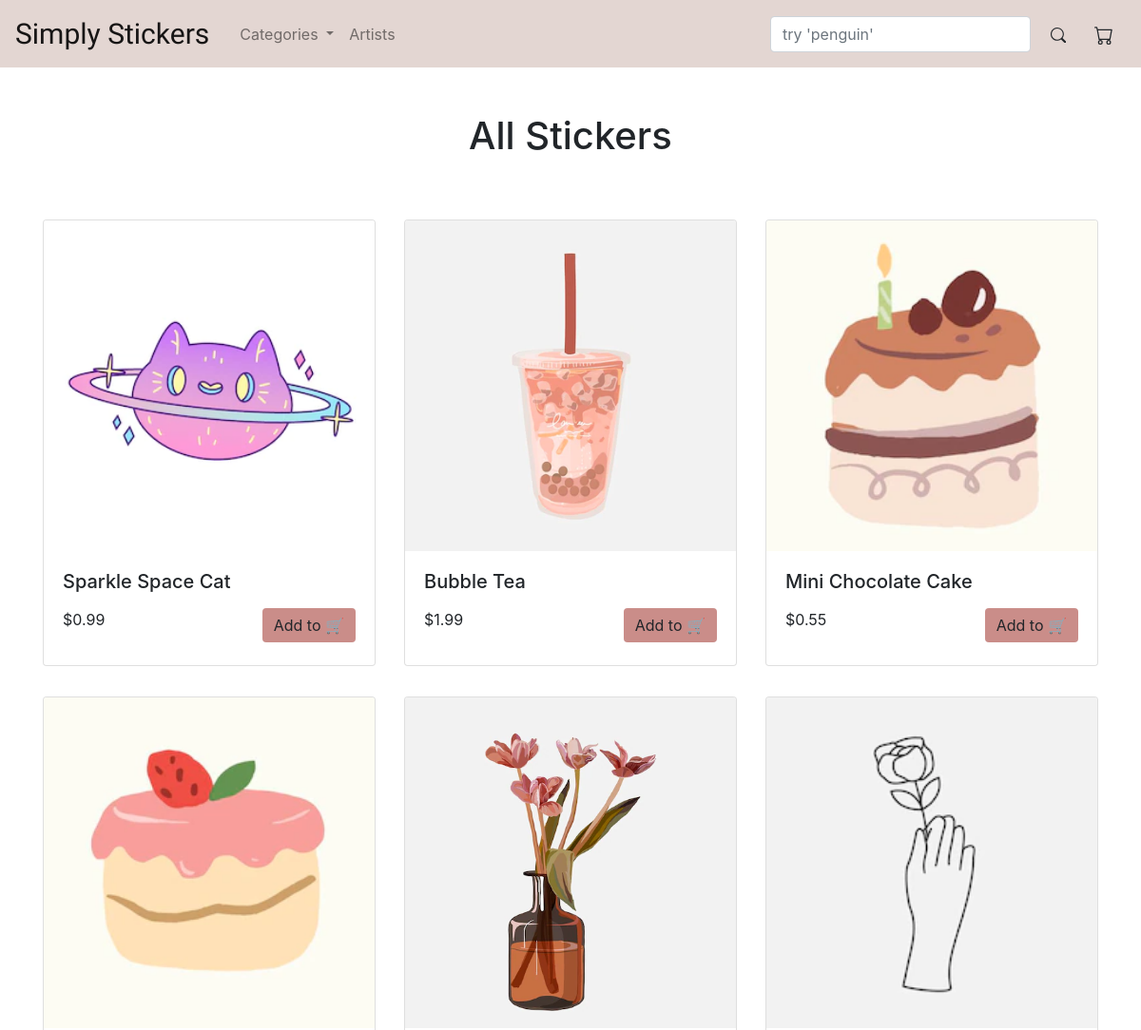
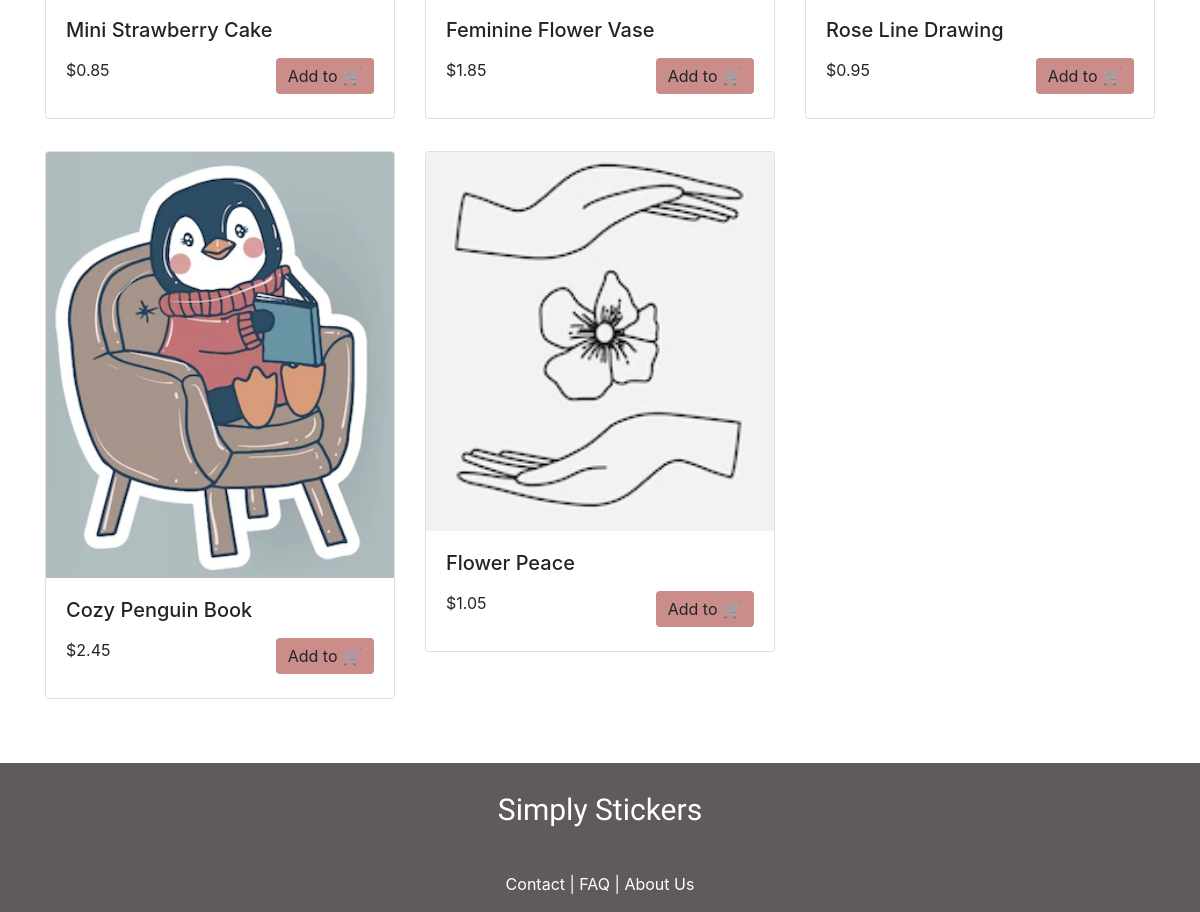
Screenshot of /all_stickers/ with the database file from the repository (2 pictures, top to bottom).
### sticker_store/models.py (models this page shows, shortened)
class Sticker(db.Model):
    __tablename__='stickers'
    id = db.Column(db.Integer, primary_key=True)
    name = db.Column(db.String(64),nullable=False)
    description = db.Column(db.String(500), nullable=False)
    image = db.Column(db.String(60), nullable=False)
    price = db.Column(db.Float, nullable=False)
    artist_id = db.Column(db.Integer, db.ForeignKey('artists.id'))
    shiny = db.Column(db.Boolean)
    puffy = db.Column(db.Boolean)
    category = db.Column(db.String(64))
    alt = db.Column(db.String(64))

### sticker_store/views.py (the view)
@bp.route('/all_stickers/')
def all_stickers():
    stickers = Sticker.query.all()
    return render_template('all_stickers.html', stickers = stickers)

### sticker_store/templates/all_stickers.html (shortened to what this page needs)
{% extends 'base.html' %}
{% block head %}
<div class="container my-5 text-center">
    <h1>All Stickers</h1>
</div>
{% endblock %}
{% block main %}
<div class="container mb-5">
    <div class="row mb-5">
        {% for sticker in stickers%}
        <div class="col col-lg-4 my-3">
            <a href={{ url_for('main.sticker_listing') }} class="text-decoration-none text-reset">
                <div class="card">
                    <img class="card-img-top" src="{{url_for('static', filename='img/stickers/'+sticker.image)}}"
                        alt="{{ sticker.alt }}">
                    <div class="card-body">
                        <h5 class="card-title">{{sticker.name}}</h5>
                        <p>
                        <form action="{{ url_for('main.order') }}">
                            <input class="btn float-right d-inline-block" type="submit" value="Add to &#128722;"
                                style="background-color: #CA8D89; border:#CA8D89">
                        </form>
                        </p>
                        <p class="card-text pb-3">${{sticker.price}}</p>
                    </div>
                </div>
            </a>
        </div>
        {% endfor %}
    </div>
</div>
{% endblock %}

### sticker_store/templates/base.html (shortened to what this page needs)
<!doctype html>
<html lang="en">
<head>
    <link rel="stylesheet" href="https://cdn.jsdelivr.net/npm/bootstrap@4.6.2/dist/css/bootstrap.min.css"
>
    <link rel="stylesheet" type="text/css" href={{url_for( 'static', filename='css/styles.css' )}}>
    <link rel="stylesheet" href="https://cdn.jsdelivr.net/npm/bootstrap-icons@1.3.0/font/bootstrap-icons.css">
</head>
<body>
    <header>
        <nav class="navbar navbar-expand-lg navbar-light" style="background-color: #E3D6D2">
            <a class="navbar-brand logo pr-2" href={{url_for('main.index')}}>Simply Stickers</a>
            <div class="collapse navbar-collapse font-weight-normal" id="navbarSupportedContent">
                <ul class="navbar-nav mr-auto">
                    <li class="nav-item dropdown">
                        <a class="nav-link dropdown-toggle" role="button" data-toggle="dropdown" aria-expanded="false">
                            Categories
                        </a>
                    </li>
                    <li class="nav-item">
                        <a class="nav-link" href="{{url_for('main.artists')}}">Artists</a>
                    </li>
                </ul>
                <form class="form-inline my-2 my-lg-0" action="{{url_for('main.search')}}">
                    <input class="form-control mr-sm-2" type="search" placeholder="try 'penguin'"
                        aria-label="Search" name="search">
                    <button class="btn my-2 my-sm-0" type="submit">
                    </button>
                </form>
                <a class="btn ml-1 my-2 my-sm-0" href="{{url_for('main.order')}}"role="button">
                </a>
            </div>
        </nav>
        {% block head %}{% endblock %}
    </header>
    <main>
        {% block main %}{% endblock %}
    </main>
    <footer class="text-center text-white" style="background-color: #605b5a;">
        <div class="container p-4 logo">
            <a class="text-white text-decoration-none" href="{{url_for('main.index')}}"">Simply Stickers</a>
        </div>
        <div class=" text-center p-3" style="background-color: #605b5a;">
                <a class="text-white" href="{{url_for('main.contact')}}">Contact</a> |
                <a class="text-white" href="#"">FAQ</a> |
          <a class=" text-white" href="#">About Us</a>
        </div>
    </footer>
</body>
</html>

### sticker_store/static/css/styles.css (style rules this page uses)
img { object-fit: cover; max-width: 100%; max-height: 100%; width: auto; height: auto; }
.logo { font-family: 'Kalam'; font-size: 30px; }

### rows the page displays
Sticker: image (picture), name "Sparkle Space Cat", price "0.99"
Sticker: image (picture), name "Bubble Tea", price "1.99"
Sticker: image (picture), name "Mini Chocolate Cake", price "0.55"
Sticker: image (picture), name "Mini Strawberry Cake", price "0.85"
Sticker: image (picture), name "Feminine Flower Vase", price "1.85"
Sticker: image (picture), name "Rose Line Drawing", price "0.95"
Sticker: image (picture), name "Cozy Penguin Book", price "2.45"
Sticker: image (picture), name "Flower Peace", price "1.05"
